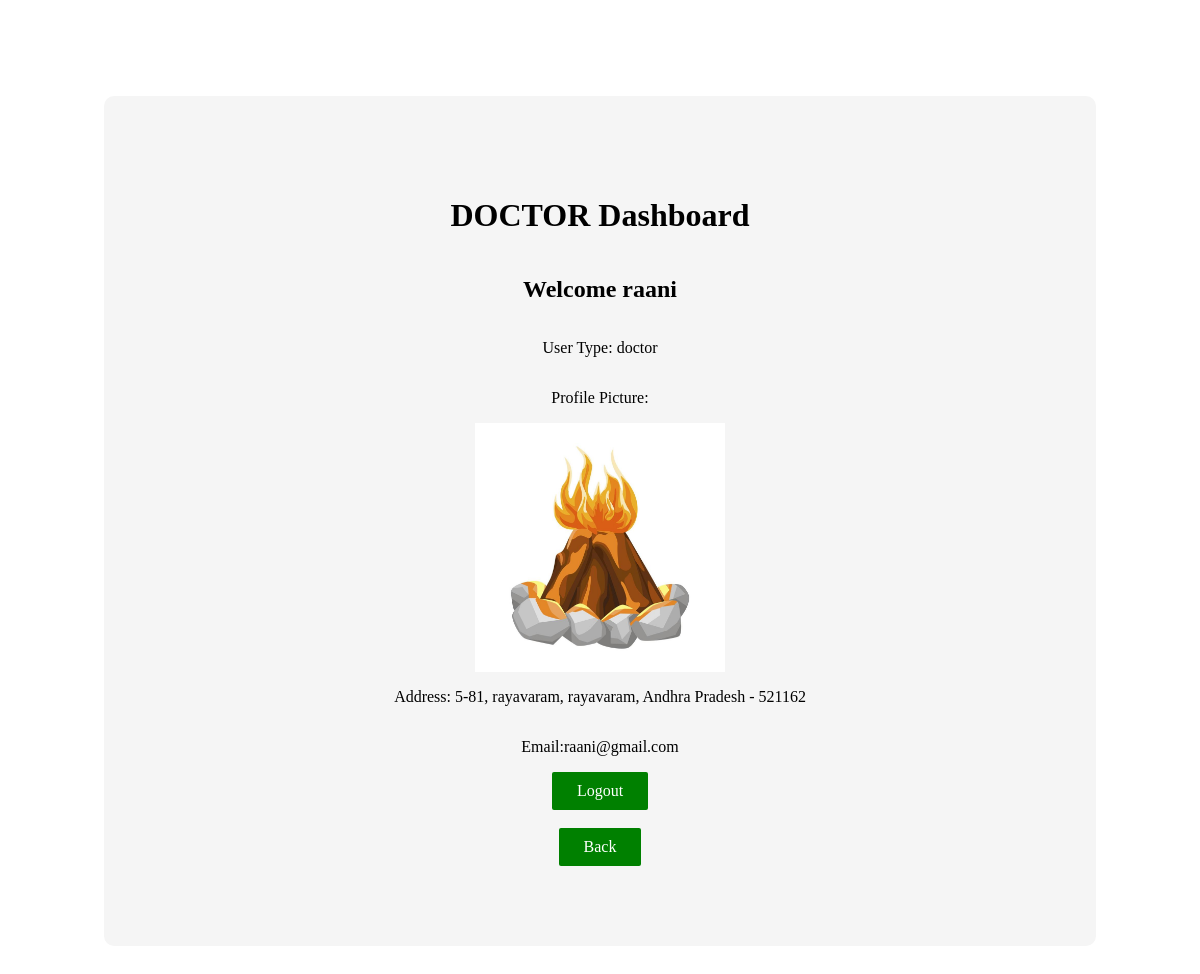
The page /DoctorDetails/ (signed in) on the database its author committed.
### user_auth/models.py (models this page shows, shortened)
class CustomUser(AbstractUser):
    user_types = [('patient', 'Patient'), ('doctor', 'Doctor')]
    user_type = models.CharField(max_length=10, choices=user_types)
    profile_picture = models.ImageField(upload_to='profile_pics/', null=True, blank=True)
    email = models.EmailField(blank=True, null=True)
    address_line1 = models.CharField(max_length=255)
    city = models.CharField(max_length=100)
    state = models.CharField(max_length=100)
    pincode = models.CharField(max_length=10)
    google_calendar_token = models.CharField(max_length=255, blank=True, null=True)
    google_calendar_refresh_token = models.CharField(max_length=255, blank=True, null=True)

### user_auth/views.py (the view)
# urls.py: path('DoctorDetails/', views.DoctorDetails, name='DoctorDetails'),
@login_required
def DoctorDetails(request):
    user = request.user
    profile_picture_url = None
    if user.is_authenticated:
        if user.profile_picture:
            profile_picture_url = user.profile_picture.url
        return render(request, 'dashboard.html', {'user': user, 'profile_picture_url': profile_picture_url})
    else:
        return render(request, 'error.html', {'error_message': 'User not authenticated'})

### user_auth/templates/dashboard.html (shortened to what this page needs)
{% extends 'base.html' %}
{% block content %}
<div class="main_board">
{% if user.user_type == 'doctor' %}
  <h1>DOCTOR Dashboard</h1>
  <h2>Welcome {{ user.username }}</h2>
  <p>User Type: {{ user.user_type }}</p>
  {% if profile_picture_url %}
    <p>Profile Picture:</p>
    <img src="{{ profile_picture_url }}" alt="Profile Picture">
  {% else %}
    <p>No profile picture uploaded.</p>
  {% endif %}
  <p>Address: {{ user.address_line1 }}, {{ user.city }}, {{ user.state }} - {{ user.pincode }}</p>
  {% if user.email %}
  <p>Email:{{ user.email }}</p>
  {% else %}
  <p>Email: No email Registered</p>
  {% endif %}
  <a href="/logout" class="login_button">Logout</a>
  {% endif %}
  <br>
  <a class="login_button" href="/dashboard">Back </a>
</div>
{% endblock %}

### user_auth/templates/base.html (style rules this page uses)
.main_board { background-color: whitesmoke; display: flex; flex-direction: column; align-items: center; margin: 6rem; padding: 5rem; border-radius: 10px; }
.login_button { text-decoration: none; background-color: green; color: white; padding: 10px 25px; border-radius: 2px; outline: none; border: none; cursor: pointer; }
.main_board img { width: 30%; }

### rows shown on the page
CustomUser: username "raani", user_type "doctor", address_line1 "5-81, rayavaram", city "rayavaram", state "Andhra Pradesh", pincode "521162", email "raani@gmail.com"
